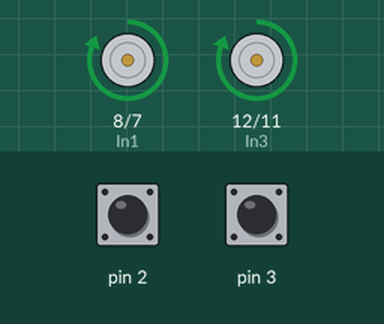
Bench run of a sketch on a simulated Arduino Uno, built with avr-gcc and run on an emulated ATmega328P. Shown: motor-driver pin pairs drawn as motors (green arrow = first pin HIGH = forward, orange = second pin HIGH = backward, longer = more drive, scaled by the enable pin). The test bench sets the inputs (shaded band); at power-on: pin 2 HIGH, pin 3 HIGH.

Above: at 1.2 s.
1.3 s: pin 2 pulled LOW for 0.15 s
At 2.4 s:
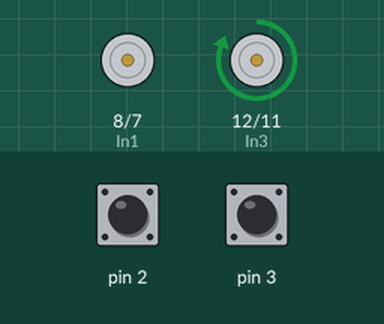
2.9 s: pin 3 pulsed LOW 2 times (0.12 s each, 0.3 s apart)
At 4.0 s:
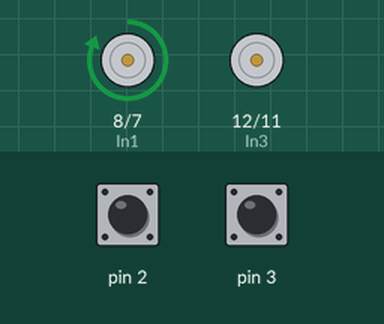
Timing chart, 0 to 5.9 s (numbered marks = the images above; inputs shaded):
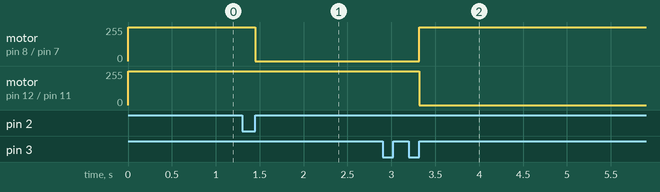

Measured:
- after the input at 1.3 s, motor on pin 8 (In1) / pin 7 (In2): forward 255/255 → stopped after 0.15 s
- after the input at 2.9 s, motor on pin 8 (In1) / pin 7 (In2): stopped → forward 255/255 after 0.42 s; motor on pin 12 (In3) / pin 11 (In4): forward 255/255 → stopped after 0.42 s

The sketch:

Story7.ino
```cpp
const int EA = 9; //Left Green
const int EB = 10; //Right Green
const int In1 = 8; //Left Red
const int In2 = 7; //Left Yellow
const int In3 = 12; //Right Red
const int In4 = 11; //Right Yellow

volatile int LeftClicks = 0;
volatile int RightClicks = 0;

void leftmove_counter() {
  LeftClicks ++;
}

void rightmove_counter() {
  RightClicks ++;
}


void setup() {
  //Initalise all the pins
  Serial.begin(9600);
  pinMode(EA, OUTPUT);
  pinMode(EB, OUTPUT);
  pinMode(In1, OUTPUT);
  pinMode(In2, OUTPUT);
  pinMode(In3, OUTPUT);
  pinMode(In4, OUTPUT);
  digitalWrite(2, HIGH);
  digitalWrite(3, HIGH);
  attachInterrupt(0, leftmove_counter, RISING);
  attachInterrupt(1, rightmove_counter, RISING);
}

void left_motor_forwards() {
  digitalWrite(In1, HIGH);
  digitalWrite(In2, LOW);
  digitalWrite(EA, HIGH);
}

void right_motor_forwards() {
  digitalWrite(In3, HIGH);
  digitalWrite(In4, LOW);
  digitalWrite(EB, HIGH);
}

void left_motor_reverse() {
  digitalWrite(In1, LOW);
  digitalWrite(In2, HIGH);
  digitalWrite(EA, HIGH);
}

void right_motor_reverse() {
  digitalWrite(In3, LOW);
  digitalWrite(In4, HIGH);
  digitalWrite(EB, HIGH);
}

void right_kill_switch() {
   digitalWrite(EB, LOW);
   digitalWrite(In3, LOW);
   digitalWrite(In4, LOW);
}

void left_kill_switch() {
  digitalWrite(EA, LOW);
  digitalWrite(In1, LOW);
  digitalWrite(In2, LOW);
}

void fast_stop() {
  digitalWrite(EA, HIGH);
  digitalWrite(EB, HIGH);
  digitalWrite(In1, LOW);
  digitalWrite(In2, LOW);
  digitalWrite(In3, LOW);
  digitalWrite(In4, LOW);
}

void test_clicks_print() {
    //Test for clicks:
    Serial.print (LeftClicks);
    Serial.print (",");
    Serial.print (RightClicks);
    Serial.println ();
    delay(10);
}

void ninety_degree_turn() {
    //Turn by 90 Degrees right
    LeftClicks = 0;
    while(LeftClicks < 278){
      left_motor_forwards();
      right_kill_switch();
      test_clicks_print();
    }

    fast_stop();
}

void straight_line(int distance) {

  RightClicks = 0;
  LeftClicks = 0;
    right_motor_forwards();
    left_motor_forwards();


    //Corrections to move straight.
    while(LeftClicks < distance) {
      if (LeftClicks > RightClicks) {
        left_kill_switch();
        right_motor_forwards();
      }
      if (RightClicks > LeftClicks) {
        right_kill_switch();
        left_motor_forwards();
      }

    }
}


//1 Meter = 531 clicks

void loop() {
  for(int loopcounter1 = 0; loopcounter1 < 3; loopcounter1++ ){

   //Keep robot moving in a straight line
   straight_line(267);


   //Turn by 90 Degrees right
   ninety_degree_turn();

  }
   straight_line(282);
   right_kill_switch();
   left_kill_switch();
   while(1);

}
```
